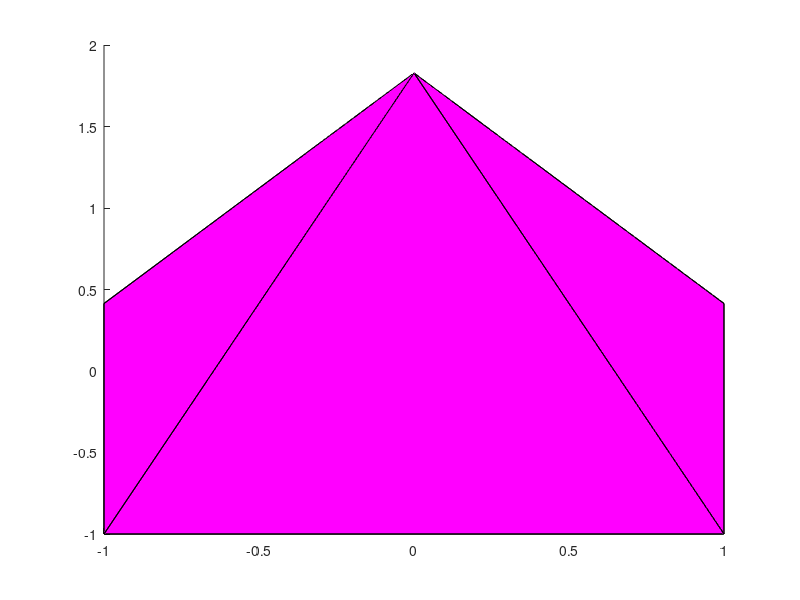

This chart was generated by the following MATLAB code:
function [piramide, faces] = desenhar_piramide()
  
  % vértices da piramide
  vertices = [0 0 0;
              0 1 0;
              1 1 0;
              1 0 0;
              0.5 0.5 1];

  % faces da piramide
  faces = [1 2 3 4;
           1 5 2 1;
           2 5 3 2;
           3 5 4 3;
           4 5 1 4];
 
  % tamanho em cada coordenada   
  X = 2;
  Y = 2;
  Z = 3;
  
  % origem da piramide
  CX = -X/2;
  CY = -Y/2;
  CZ = 0;
  
  % matriz de rotação
  MR = [1 0 0; 0 cos(pi/4) -sin(pi/4); 0 sin(pi/4) cos(pi/4)];
  
  % matriz de escala
  ME = [2 0 0; 0 2 0; 0 0 3];

  vertices = vertices * ME * MR;

  piramide = [vertices(:,1)+CX,vertices(:,2)+CY,vertices(:,3)+CZ];
  
  patch('Faces',faces,'Vertices',piramide,'FaceColor','m');
end